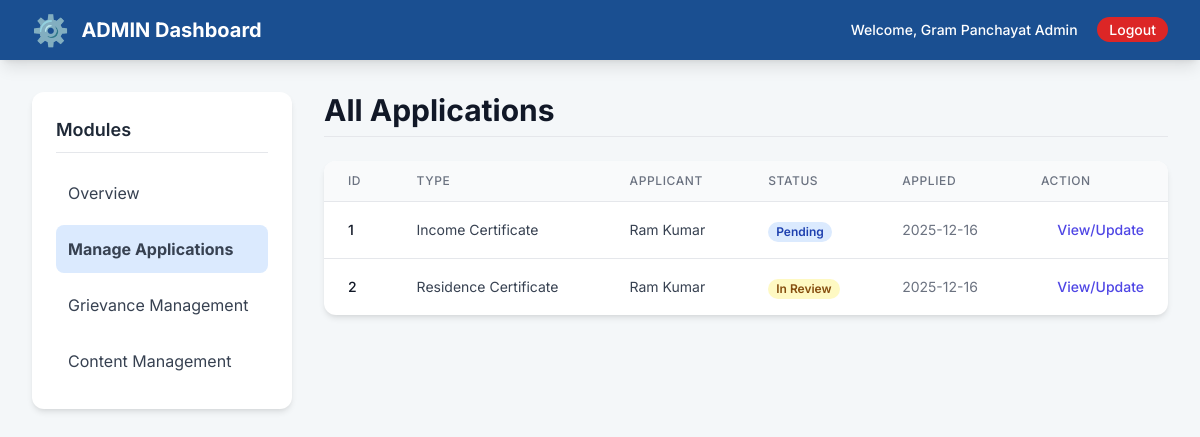
The app's page /admin_dashboard.php?action=applications (signed in) with its own data.
### tables this page shows
CREATE TABLE `applications` (
  `application_id` INT(11) NOT NULL AUTO_INCREMENT,
  `user_id` INT(11) NOT NULL,
  `certificate_type` VARCHAR(100) NOT NULL,
  `application_details` TEXT NOT NULL,
  `document_path` VARCHAR(255) NOT NULL,
  `status` ENUM('Pending', 'In Review', 'Approved', 'Rejected') NOT NULL DEFAULT 'Pending',
  `remark` TEXT,
  `certificate_download_path` VARCHAR(255) DEFAULT NULL,
  `applied_at` TIMESTAMP DEFAULT CURRENT_TIMESTAMP,
  `updated_at` TIMESTAMP DEFAULT CURRENT_TIMESTAMP ON UPDATE CURRENT_TIMESTAMP,
  PRIMARY KEY (`application_id`),
  FOREIGN KEY (`user_id`) REFERENCES `users`(`user_id`) ON DELETE CASCADE
);

CREATE TABLE `users` (
  `user_id` INT(11) NOT NULL AUTO_INCREMENT,
  `full_name` VARCHAR(255) NOT NULL,
  `aadhaar_number` VARCHAR(12) NOT NULL UNIQUE,
  `phone_number` VARCHAR(15) NOT NULL,
  `email` VARCHAR(255) NOT NULL UNIQUE,
  `password_hash` VARCHAR(255) NOT NULL,
  `role` ENUM('citizen', 'staff', 'admin') NOT NULL DEFAULT 'citizen',
  `created_at` TIMESTAMP DEFAULT CURRENT_TIMESTAMP,
  PRIMARY KEY (`user_id`)
);

### admin_dashboard.php (the view, shortened to what this page needs)
<?php
require_once 'includes/db_connect.php';
$user_role = $_SESSION['role'];
$page = $_GET['action'] ?? 'home';
$applications = $pdo->query("
    SELECT a.*, u.full_name, u.email
    FROM applications a
    JOIN users u ON a.user_id = u.user_id
    ORDER BY a.applied_at DESC
")->fetchAll();
?>
<!DOCTYPE html>
<html lang="en">
<head>
    <script src="https://cdn.tailwindcss.com"></script>
</head>
<body>
    <header class="gov-blue text-white shadow-lg">
        <div class="max-w-7xl mx-auto px-4 sm:px-6 lg:px-8 py-3 flex justify-between items-center">
            <div class="flex items-center space-x-3">
                <span class="text-3xl">⚙️</span>
                <span class="text-xl font-bold"><?= strtoupper($user_role) ?> Dashboard</span>
            </div>
            <div class="text-sm font-medium">
                <span>Welcome, <?= htmlspecialchars($_SESSION['full_name']) ?></span>
                <a href="logout.php" class="ml-4 bg-red-600 px-3 py-1 rounded-full hover:bg-red-700 transition">Logout</a>
            </div>
        </div>
    </header>
    <div class="max-w-7xl mx-auto px-4 sm:px-6 lg:px-8 py-8">
        <div class="grid grid-cols-1 lg:grid-cols-4 gap-8">
            <nav class="lg:col-span-1 bg-white p-6 rounded-xl card-shadow h-min">
                <h3 class="text-lg font-semibold text-gray-800 mb-4 border-b pb-2">Modules</h3>
                <ul class="space-y-2">
                    <li><a href="?action=home" class="block p-3 rounded-lg text-gray-700 hover:bg-blue-50 transition duration-150 <?= $page == 'home' ? 'bg-blue-100 font-bold text-gov-blue' : '' ?>">Overview</a></li>
                    <li><a href="?action=applications" class="block p-3 rounded-lg text-gray-700 hover:bg-blue-50 transition duration-150 <?= $page == 'applications' ? 'bg-blue-100 font-bold text-gov-blue' : '' ?>">Manage Applications</a></li>
                    <li><a href="?action=grievances" class="block p-3 rounded-lg text-gray-700 hover:bg-blue-50 transition duration-150 <?= $page == 'grievances' ? 'bg-blue-100 font-bold text-gov-blue' : '' ?>">Grievance Management</a></li>
                    <li><a href="?action=content" class="block p-3 rounded-lg text-gray-700 hover:bg-blue-50 transition duration-150 <?= $page == 'content' ? 'bg-blue-100 font-bold text-gov-blue' : '' ?>">Content Management</a></li>
                </ul>
            </nav>
            <div class="lg:col-span-3">
                <?php
                switch ($page) {
                        ?>
                        <?php
                    case 'applications':
                        $view_app_id = (int)($_GET['view_id'] ?? 0);
                        if ($view_app_id) {
                            $stmt = $pdo->prepare("
                                SELECT a.*, u.full_name, u.email, u.phone_number, u.aadhaar_number
                                FROM applications a
                                JOIN users u ON a.user_id = u.user_id
                                WHERE application_id = ?
                            ");
                            $stmt->execute([$view_app_id]);
                            $app = $stmt->fetch();
                            if ($app):
                            ?>
                                <a href="?action=applications" class="text-blue-600 hover:underline mb-4 inline-block">&larr; Back to Applications</a>
                                <div class="bg-white p-8 rounded-xl card-shadow">
                                    <h2 class="text-3xl font-bold text-gov-blue mb-4">Application Review (ID: <?= $app['application_id'] ?>)</h2>
                                    <div class="grid grid-cols-2 gap-4 text-sm mb-6 pb-4 border-b">
                                        <div><strong>Type:</strong> <?= htmlspecialchars($app['certificate_type']) ?></div>
                                        <div><strong>Status:</strong> <span class="font-bold text-red-600"><?= htmlspecialchars($app['status']) ?></span></div>
                                        <div><strong>Applicant:</strong> <?= htmlspecialchars($app['full_name']) ?> (<?= htmlspecialchars($app['email']) ?>)</div>
                                        <div><strong>Aadhaar:</strong> <?= htmlspecialchars($app['aadhaar_number']) ?></div>
                                    </div>
                                    <div class="mb-6">
                                        <h3 class="text-xl font-semibold mb-2">Application Details</h3>
                                        <p class="p-3 bg-gray-50 rounded-lg text-gray-700"><?= nl2br(htmlspecialchars($app['application_details'])) ?></p>
                                    </div>
                                    <div class="mb-8">
                                        <h3 class="text-xl font-semibold mb-2">Documents</h3>
                                        <a href="<?= htmlspecialchars($app['document_path']) ?>" target="_blank" class="text-green-600 hover:underline font-medium">
                                            <svg class="w-5 h-5 inline-block mr-1" fill="none" stroke="currentColor" viewBox="0 0 24 24" xmlns="http://www.w3.org/2000/svg"><path stroke-linecap="round" stroke-linejoin="round" stroke-width="2" d="M9 12h6m-6 4h6m-6 4h6m2 5H7a2 2 0 01-2-2V5a2 2 0 012-2h5.586a1 1 0 01.707.293l5.414 5.414a1 1 0 01.293.707V19a2 2 0 01-2 2z"></path></svg>
                                            View Uploaded Citizen Document
                                        </a>
                                        <?php if ($app['certificate_download_path']): ?>
                                            <a href="<?= htmlspecialchars($app['certificate_download_path']) ?>" download class="ml-4 text-blue-600 hover:underline font-medium">
                                                <svg class="w-5 h-5 inline-block mr-1" fill="none" stroke="currentColor" viewBox="0 0 24 24" xmlns="http://www.w3.org/2000/svg"><path stroke-linecap="round" stroke-linejoin="round" stroke-width="2" d="M12 10v6m0 0l-3-3m3 3l3-3m2 8H5a2 2 0 01-2-2v-5a2 2 0 012-2h14a2 2 0 012 2v5a2 2 0 01-2 2z"></path></svg>
                                                Download Generated Certificate
                                            </a>
                                        <?php endif; ?>
                                    </div>
                                    <h3 class="text-xl font-semibold mb-3">Update Status</h3>
                                    <form method="POST" action="?action=applications" class="space-y-4">
                                        <input type="hidden" name="update_application" value="1">
                                        <input type="hidden" name="app_id" value="<?= $app['application_id'] ?>">
                                        <div>
                                            <label for="new_status" class="block text-sm font-medium text-gray-700">New Status</label>
                                            <select name="new_status" id="new_status" required class="mt-1 w-full px-4 py-2 border border-gray-300 rounded-lg focus:ring-blue-500 focus:border-blue-500">
                                                <option value="Pending" <?= $app['status'] == 'Pending' ? 'selected' : '' ?>>Pending</option>
                                                <option value="In Review" <?= $app['status'] == 'In Review' ? 'selected' : '' ?>>In Review</option>
                                                <option value="Approved" <?= $app['status'] == 'Approved' ? 'selected' : '' ?>>Approved (Generate Certificate)</option>
                                                <option value="Rejected" <?= $app['status'] == 'Rejected' ? 'selected' : '' ?>>Rejected</option>
                                            </select>
                                        </div>
                                        <div>
                                            <label for="remark" class="block text-sm font-medium text-gray-700">Officer Remarks</label>
                                            <textarea name="remark" id="remark" rows="3" class="mt-1 w-full px-4 py-2 border border-gray-300 rounded-lg focus:ring-blue-500 focus:border-blue-500" placeholder="Reason for rejection or note on approval..."><?= htmlspecialchars($app['remark'] ?? '') ?></textarea>
                                        </div>
                                        <button type="submit" class="bg-blue-600 text-white font-semibold py-2.5 px-6 rounded-lg transition duration-300 hover:bg-blue-700">Update Application</button>
                                    </form>
                                </div>
                            <?php
                            else:
                                $error = "Application not found.";
                                header('Location: ?action=applications');
                                exit;
                            endif;
                        } else {
                            ?>
                            <h2 class="text-3xl font-bold text-gray-900 mb-6 border-b pb-2">All Applications</h2>
                            <div class="overflow-x-auto bg-white rounded-xl card-shadow">
                                <table class="min-w-full divide-y divide-gray-200">
                                    <thead class="bg-gray-50">
                                        <tr>
                                            <th class="px-6 py-3 text-left text-xs font-medium text-gray-500 uppercase tracking-wider">ID</th>
                                            <th class="px-6 py-3 text-left text-xs font-medium text-gray-500 uppercase tracking-wider">Type</th>
                                            <th class="px-6 py-3 text-left text-xs font-medium text-gray-500 uppercase tracking-wider">Applicant</th>
                                            <th class="px-6 py-3 text-left text-xs font-medium text-gray-500 uppercase tracking-wider">Status</th>
                                            <th class="px-6 py-3 text-left text-xs font-medium text-gray-500 uppercase tracking-wider">Applied</th>
                                            <th class="px-6 py-3 text-left text-xs font-medium text-gray-500 uppercase tracking-wider">Action</th>
                                        </tr>
                                    </thead>
                                    <tbody class="divide-y divide-gray-200">
                                        <?php foreach ($applications as $app): ?>
                                            <tr>
                                                <td class="px-6 py-4 whitespace-nowrap text-sm font-medium text-gray-900"><?= $app['application_id'] ?></td>
                                                <td class="px-6 py-4 whitespace-nowrap text-sm text-gray-700"><?= htmlspecialchars($app['certificate_type']) ?></td>
                                                <td class="px-6 py-4 whitespace-nowrap text-sm text-gray-700"><?= htmlspecialchars($app['full_name']) ?></td>
                                                <td class="px-6 py-4 whitespace-nowrap">
                                                    <span class="px-2 inline-flex text-xs leading-5 font-semibold rounded-full
                                                        <?= match($app['status']) {
                                                            'Approved' => 'bg-green-100 text-green-800',
                                                            'Rejected' => 'bg-red-100 text-red-800',
                                                            'In Review' => 'bg-yellow-100 text-yellow-800',
                                                            default => 'bg-blue-100 text-blue-800',
                                                        } ?>">
                                                        <?= htmlspecialchars($app['status']) ?>
                                                    </span>
                                                </td>
                                                <td class="px-6 py-4 whitespace-nowrap text-sm text-gray-500"><?= date('Y-m-d', strtotime($app['applied_at'])) ?></td>
                                                <td class="px-6 py-4 whitespace-nowrap text-right text-sm font-medium">
                                                    <a href="?action=applications&view_id=<?= $app['application_id'] ?>" class="text-indigo-600 hover:text-indigo-900">View/Update</a>
                                                </td>
                                            </tr>
                                        <?php endforeach; ?>
                                    </tbody>
                                </table>
                            </div>
                            <?php
                        }
                        break;
                        ?>
                            <?php
                }
                ?>
            </div>
        </div>
    </div>
</body>
</html>

### admin_dashboard.php (style rules this page uses)
body { font-family: 'Inter', sans-serif; background-color: #f4f7f9; }
.gov-blue { background-color: #1a4f91; }
.card-shadow { box-shadow: 0 4px 6px -1px rgba(0, 0, 0, 0.1), 0 2px 4px -2px rgba(0, 0, 0, 0.06); }

### records on screen
applications: application_id "1", certificate_type "Income Certificate", user.full_name "Ram Kumar", status "Pending", applied_at "2025-12-16"
applications: application_id "2", certificate_type "Residence Certificate", user.full_name "Ram Kumar", status "In Review", applied_at "2025-12-16"

### other values on screen
$user_role "ADMIN"
$_SESSION['full_name'] "Gram Panchayat Admin"
